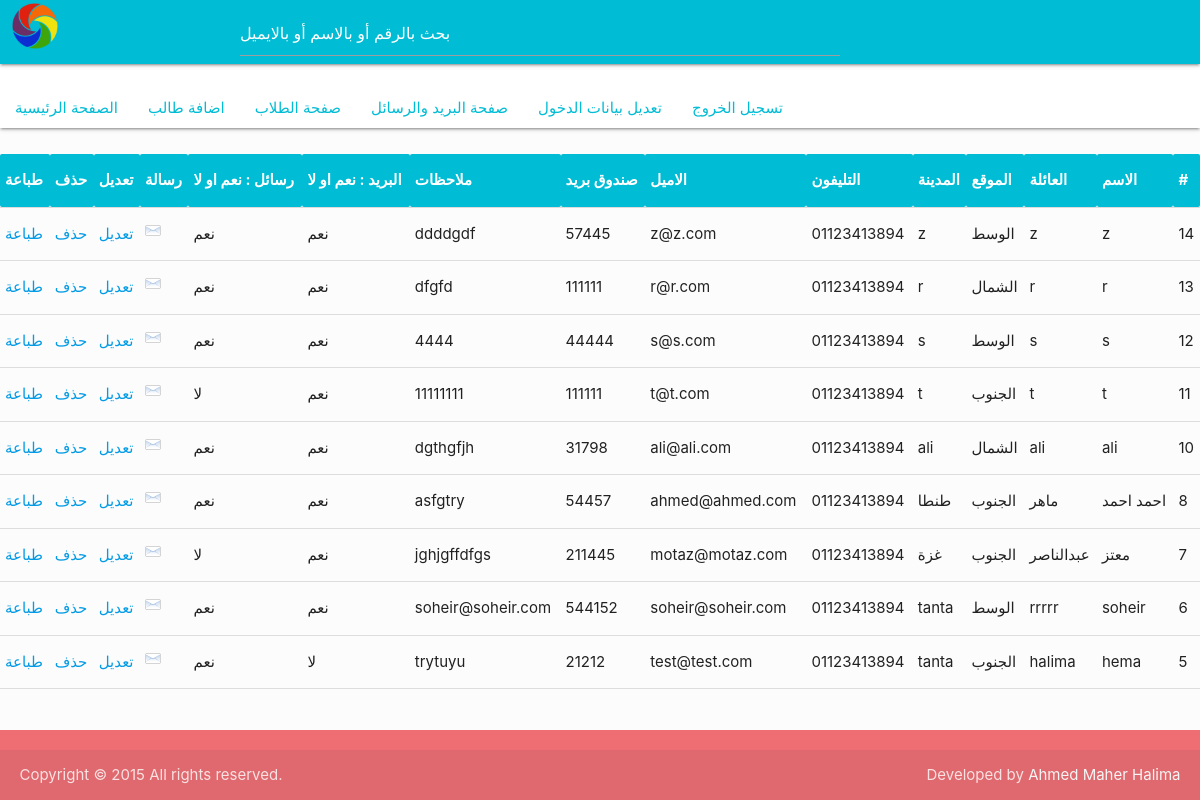
Screenshot of /index.php?page=students (signed in) with the database file from the repository.
### tables this page shows
CREATE TABLE IF NOT EXISTS `student` (
`id` int(11) NOT NULL,
  `name` varchar(255) NOT NULL,
  `family` varchar(255) NOT NULL,
  `position` varchar(2) NOT NULL,
  `city` varchar(255) NOT NULL,
  `phone` varchar(255) NOT NULL,
  `email` varchar(255) NOT NULL,
  `postoffice` varchar(255) NOT NULL,
  `notes` longtext NOT NULL,
  `receiveMail` int(11) NOT NULL,
  `receiveSms` int(11) NOT NULL,
  `date` varchar(255) NOT NULL
);

### students.php (the view, shortened to what this page needs)
<table dir="rtl" style="width: 100%;">
    <tr style="font-weight: bolder; background-color: #00bcd4; color: #fff;">
        <td>#</td>
        <td>الاسم</td>
        <td>العائلة</td>
        <td>الموقع</td>
        <td>المدينة</td>
        <td>التليفون</td>
        <td>الاميل</td>
        <td>صندوق بريد</td>
        <td>ملاحظات</td>
        <td>البريد : نعم او لا</td>
        <td>رسائل : نعم او لا</td>
        <td>رسالة</td>
        <td>تعديل</td>
        <td>حذف</td>
        <td>طباعة</td>
    </tr>
    <?php
                        $sql = "SELECT * FROM `student` order by id desc";
                        $rs_result = mysql_query ($sql);
                        while ($row = mysql_fetch_assoc($rs_result)) {
                        ?>
                                    <tr>
                                    <td><?php echo $row['id']; ?></td>
                                    <td><?php echo $row['name']; ?></td>
                                    <td><?php echo $row['family']; ?></td>
                                    <td>
                                    <?php
                                     switch ($row['position']){
                                         case 'n':
                                         echo "الشمال";
                                         break;
                                         case 's':
                                         echo "الجنوب";
                                         break;
                                         case 'm':
                                         echo "الوسط";
                                         break;
                                     }
                                     ?>
                                    </td>
                                    <td><?php echo $row['city']; ?></td>
                                    <td><?php echo $row['phone']; ?></td>
                                    <td><?php echo $row['email']; ?></td>
                                    <td><?php echo $row['postoffice']; ?></td>
                                    <td><?php echo $row['notes']; ?></td>
                                    <td><?php
                                    switch ($row['receiveMail']){
                                         case 1:
                                         echo "نعم";
                                         break;
                                         case 0:
                                         echo "لا";
                                         break;
                                     }
                                     ?> </td>
                                    <td><?php switch ($row['receiveSms']){
                                         case 1:
                                         echo "نعم";
                                         break;
                                         case 0:
                                         echo "لا";
                                         break;
                                     } ?></td>
                                    <td><a href="index.php?page=msg&studentid=<?php echo $row['id']; ?>"><img src="include/Places-mail-message-icon.png" alt="msg" /></a></td>
                                    <td><a href="index.php?page=editstudents&studentid=<?php echo $row['id']; ?>">تعديل</a></td>
									<td><a  href="index.php?page=deletestudents&studentid=<?php echo $row['id']; ?>">حذف</a></td>
									<td><a target="_blank" href="print.php?studentid=<?php echo $row['id']; ?>">طباعة</a></td>
                                    </tr>
                        <?php
                        };
	?>
</table>
<br />
<br />
<br />
<br />

### css/style.css (style rules this page uses)
body { background-color: #fcfcfc; }

### rows the page displays
student: id "14", name "z", family "z", position "الوسط", city "z", phone "01123413894", email "z@z.com", postoffice "57445", notes "ddddgdf", receiveMail "نعم", receiveSms "نعم"
student: id "13", name "r", family "r", position "الشمال", city "r", phone "01123413894", email "r@r.com", postoffice "111111", notes "dfgfd", receiveMail "نعم", receiveSms "نعم"
student: id "12", name "s", family "s", position "الوسط", city "s", phone "01123413894", email "s@s.com", postoffice "44444", notes "4444", receiveMail "نعم", receiveSms "نعم"
student: id "11", name "t", family "t", position "الجنوب", city "t", phone "01123413894", email "t@t.com", postoffice "111111", notes "11111111", receiveMail "نعم", receiveSms "لا"
student: id "10", name "ali", family "ali", position "الشمال", city "ali", phone "01123413894", email "ali@ali.com", postoffice "31798", notes "dgthgfjh", receiveMail "نعم", receiveSms "نعم"
student: id "8", name "احمد احمد", family "ماهر", position "الجنوب", city "طنطا", phone "01123413894", email "ahmed@ahmed.com", postoffice "54457", notes "asfgtry", receiveMail "نعم", receiveSms "نعم"
student: id "7", name "معتز", family "عبدالناصر", position "الجنوب", city "غزة", phone "01123413894", email "motaz@motaz.com", postoffice "211445", notes "jghjgffdfgs", receiveMail "نعم", receiveSms "لا"
student: id "6", name "soheir", family "rrrrr", position "الوسط", city "tanta", phone "01123413894", email "soheir@soheir.com", postoffice "544152", notes "soheir@soheir.com", receiveMail "نعم", receiveSms "نعم"
student: id "5", name "hema", family "halima", position "الجنوب", city "tanta", phone "01123413894", email "test@test.com", postoffice "21212", notes "trytuyu", receiveMail "لا", receiveSms "نعم"
